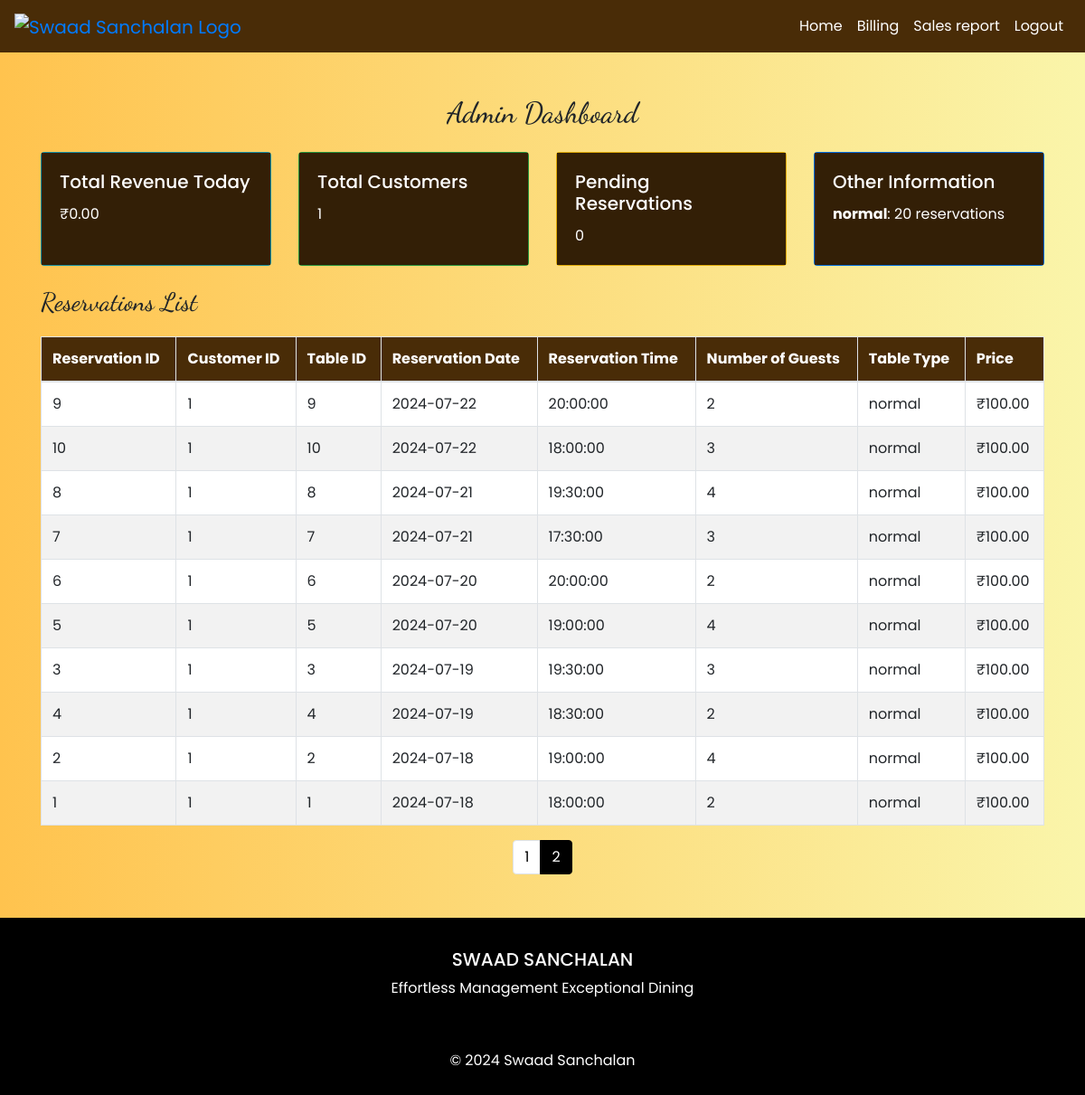
The page /admin/admin_dashboard.php?page=2 (signed in) on the database its author committed.
### tables this page shows
CREATE TABLE Reservation (
    ReservationID INT PRIMARY KEY AUTO_INCREMENT,
    CustomerID INT,
    TableID INT,
    ReservationDate DATE NOT NULL,
    ReservationTime TIME NOT NULL,
    NumberOfGuests INT NOT NULL CHECK (NumberOfGuests > 0),
    TableType ENUM('normal', 'premium', 'vip') NOT NULL,
    Price DECIMAL(10, 2) NOT NULL,
    FOREIGN KEY (CustomerID) REFERENCES Customer(CustomerID) ON DELETE
    SET NULL,
        FOREIGN KEY (TableID) REFERENCES RestaurantTable(TableID) ON DELETE
    SET NULL
);

### admin/admin_dashboard.php (the view, shortened to what this page needs)
<?php
$host = 'localhost';
$username = 'root';
$password = '';
$dbname = 'SwaadSanchalan';
$conn = new mysqli($host, $username, $password, $dbname);
$resultsPerPage = 10;
$page = isset($_GET['page']) ? intval($_GET['page']) : 1;
$offset = ($page - 1) * $resultsPerPage;
$totalReservationsResult = $conn->query("SELECT COUNT(*) as total FROM Reservation");
$totalReservations = $totalReservationsResult->fetch_assoc()['total'];
$totalPages = ceil($totalReservations / $resultsPerPage);
$reservationsResult = $conn->query("SELECT * FROM Reservation ORDER BY ReservationDate DESC, ReservationTime DESC LIMIT $offset, $resultsPerPage");
$totalRevenueResult = $conn->query("SELECT SUM(Price) AS totalRevenue FROM Reservation WHERE DATE(ReservationDate) = CURDATE()");
$totalRevenueRow = $totalRevenueResult->fetch_assoc();
$totalRevenueToday = $totalRevenueRow['totalRevenue'] ?? 0;
$totalCustomersResult = $conn->query("SELECT COUNT(*) AS totalCustomers FROM Customer");
$totalCustomersRow = $totalCustomersResult->fetch_assoc();
$totalCustomers = $totalCustomersRow['totalCustomers'] ?? 0;
$pendingReservationsResult = $conn->query("SELECT COUNT(*) AS pendingReservations FROM Reservation WHERE ReservationDate >= CURDATE()");
$pendingReservationsRow = $pendingReservationsResult->fetch_assoc();
$pendingReservations = $pendingReservationsRow['pendingReservations'] ?? 0;
$reservationCountsResult = $conn->query("SELECT TableType, COUNT(*) AS count FROM Reservation GROUP BY TableType");
?>
<!DOCTYPE html>
<html lang="en">
<head>
    <link href="https://maxcdn.bootstrapcdn.com/bootstrap/4.5.2/css/bootstrap.min.css" rel="stylesheet">
    <link href="CSS/admin_styles.css" rel="stylesheet">
</head>
<body>
    <?php include 'admin_header.php'; ?>
    <div class="container mt-5">
        <h2 class="text-center">Admin Dashboard</h2>
        <div class="row mt-4">
            <div class="col-md-3 d-flex align-items-stretch">
                <div class="card bg-info text-white flex-fill">
                    <div class="card-body d-flex flex-column">
                        <h5 class="card-title">Total Revenue Today</h5>
                        <p class="card-text">₹<?php echo number_format($totalRevenueToday, 2); ?></p>
                    </div>
                </div>
            </div>
            <div class="col-md-3 d-flex align-items-stretch">
                <div class="card bg-success text-white flex-fill">
                    <div class="card-body d-flex flex-column">
                        <h5 class="card-title">Total Customers</h5>
                        <p class="card-text"><?php echo $totalCustomers; ?></p>
                    </div>
                </div>
            </div>
            <div class="col-md-3 d-flex align-items-stretch">
                <div class="card bg-warning text-white flex-fill">
                    <div class="card-body d-flex flex-column">
                        <h5 class="card-title">Pending Reservations</h5>
                        <p class="card-text"><?php echo $pendingReservations; ?></p>
                    </div>
                </div>
            </div>
            <div class="col-md-3 d-flex align-items-stretch">
                <div class="card bg-primary text-white flex-fill">
                    <div class="card-body d-flex flex-column">
                        <h5 class="card-title">Other Information</h5>
                        <ul class="list-unstyled">
                            <?php
                            if ($reservationCountsResult->num_rows > 0) {
                                while ($row = $reservationCountsResult->fetch_assoc()) {
                                    echo "<li><strong>{$row['TableType']}</strong>: {$row['count']} reservations</li>";
                                }
                            } else {
                                echo "<li>No reservations found</li>";
                            }
                            ?>
                        </ul>
                    </div>
                </div>
            </div>
        </div>
        <div id="reservationsTable" class="mt-4">
            <h3>Reservations List</h3>
            <table class="table table-bordered">
                <thead>
                    <tr>
                        <th>Reservation ID</th>
                        <th>Customer ID</th>
                        <th>Table ID</th>
                        <th>Reservation Date</th>
                        <th>Reservation Time</th>
                        <th>Number of Guests</th>
                        <th>Table Type</th>
                        <th>Price</th>
                    </tr>
                </thead>
                <tbody>
                    <?php
                    if ($reservationsResult->num_rows > 0) {
                        while ($row = $reservationsResult->fetch_assoc()) {
                            echo "<tr>
                                <td>{$row['ReservationID']}</td>
                                <td>{$row['CustomerID']}</td>
                                <td>{$row['TableID']}</td>
                                <td>{$row['ReservationDate']}</td>
                                <td>{$row['ReservationTime']}</td>
                                <td>{$row['NumberOfGuests']}</td>
                                <td>{$row['TableType']}</td>
                                <td>₹{$row['Price']}</td>
                            </tr>";
                        }
                    } else {
                        echo "<tr><td colspan='8' class='text-center'>No reservations found</td></tr>";
                    }
                    ?>
                </tbody>
            </table>
            <nav aria-label="Reservations pagination">
                <ul class="pagination justify-content-center">
                    <?php for ($i = 1; $i <= $totalPages; $i++): ?>
                        <li class="page-item <?php echo ($page == $i) ? 'active' : ''; ?>">
                            <a class="page-link" href="?page=<?php echo $i; ?>"><?php echo $i; ?></a>
                        </li>
                    <?php endfor; ?>
                </ul>
            </nav>
        </div>
    </div>
    <?php include 'admin_footer.php'; ?>
</body>
</html>

### CSS/admin_styles.css (style rules this page uses)
body { font-family: "Poppins", sans-serif; background: linear-gradient(90deg, #ffc34e, #faf5aa); margin: 0; padding: 0; }
html, body { height: 100%; margin: 0; }
.card-body { background-color: #331f06; color: white; }
h2, h3, h4 { font-family: "Dancing Script", cursive; }
.table { margin-top: 20px; }
.table thead th { background-color: #492c07; color: white; }
.table tbody tr:nth-child(even) { background-color: #f2f2f2; }
.table tbody tr:nth-child(odd) { background-color: #ffffff; }
.table-bordered { border: 1px solid #492c07; }
.card.bg-info { background-color: #17a2b8 !important; }
.card.bg-success { background-color: #28a745 !important; }
.card.bg-warning { background-color: #ffc107 !important; }
.card.bg-primary { background-color: #007bff !important; }
.card-body h5.card-title { font-size: 1.25rem; }
.card-body p.card-text { font-size: 1rem; }

### admin/admin_dashboard.php (style rules this page uses)
.pagination .page-link { color: black; }
.pagination .page-item.active .page-link { background-color: black; border-color: black; }

### rows shown on the page
reservation: ReservationID "9", CustomerID "1", TableID "9", ReservationDate "2024-07-22", ReservationTime "20:00:00", NumberOfGuests "2", TableType "normal", Price "100.00"
reservation: ReservationID "10", CustomerID "1", TableID "10", ReservationDate "2024-07-22", ReservationTime "18:00:00", NumberOfGuests "3", TableType "normal", Price "100.00"
reservation: ReservationID "8", CustomerID "1", TableID "8", ReservationDate "2024-07-21", ReservationTime "19:30:00", NumberOfGuests "4", TableType "normal", Price "100.00"
reservation: ReservationID "7", CustomerID "1", TableID "7", ReservationDate "2024-07-21", ReservationTime "17:30:00", NumberOfGuests "3", TableType "normal", Price "100.00"
reservation: ReservationID "6", CustomerID "1", TableID "6", ReservationDate "2024-07-20", ReservationTime "20:00:00", NumberOfGuests "2", TableType "normal", Price "100.00"
reservation: ReservationID "5", CustomerID "1", TableID "5", ReservationDate "2024-07-20", ReservationTime "19:00:00", NumberOfGuests "4", TableType "normal", Price "100.00"
reservation: ReservationID "3", CustomerID "1", TableID "3", ReservationDate "2024-07-19", ReservationTime "19:30:00", NumberOfGuests "3", TableType "normal", Price "100.00"
reservation: ReservationID "4", CustomerID "1", TableID "4", ReservationDate "2024-07-19", ReservationTime "18:30:00", NumberOfGuests "2", TableType "normal", Price "100.00"
reservation: ReservationID "2", CustomerID "1", TableID "2", ReservationDate "2024-07-18", ReservationTime "19:00:00", NumberOfGuests "4", TableType "normal", Price "100.00"
reservation: ReservationID "1", CustomerID "1", TableID "1", ReservationDate "2024-07-18", ReservationTime "18:00:00", NumberOfGuests "2", TableType "normal", Price "100.00"

### other values the page prints
$totalRevenueToday "0.00"
$totalCustomers "1"
$pendingReservations "0"
$row['TableType'] "normal"
$row['count'] "20"
